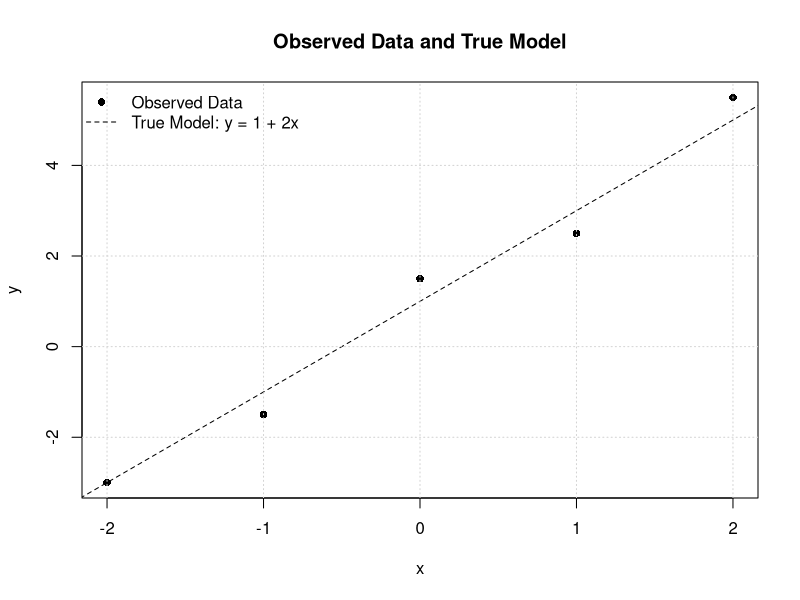
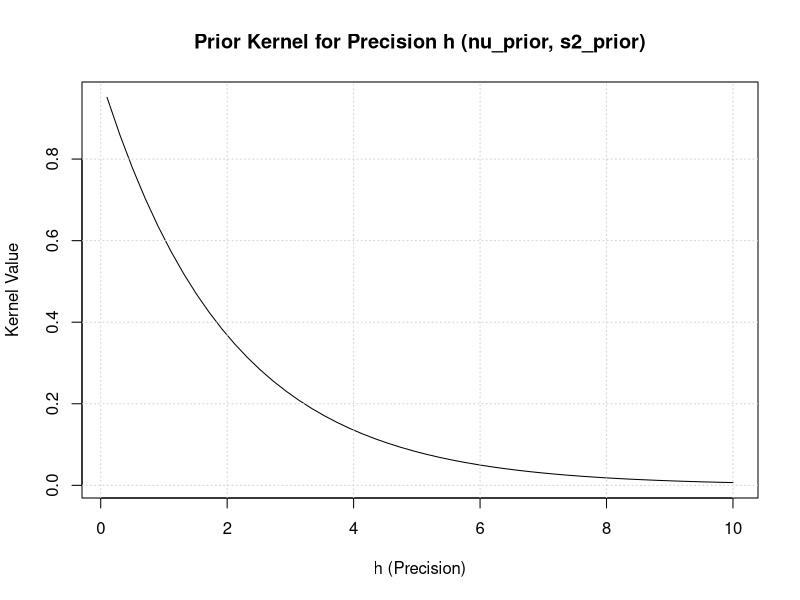
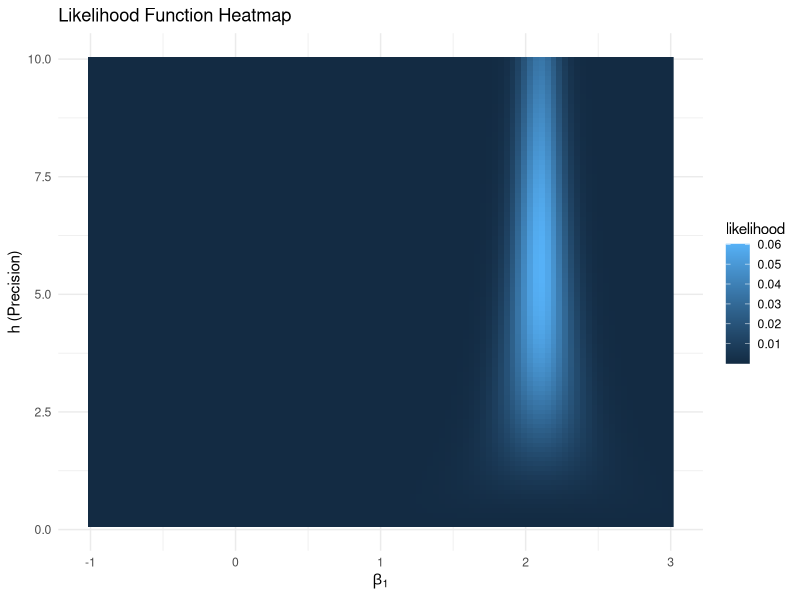
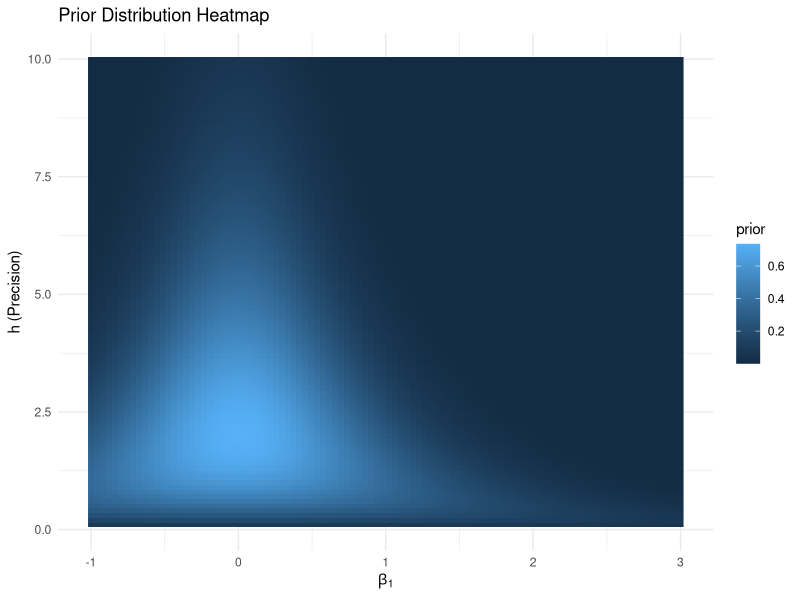
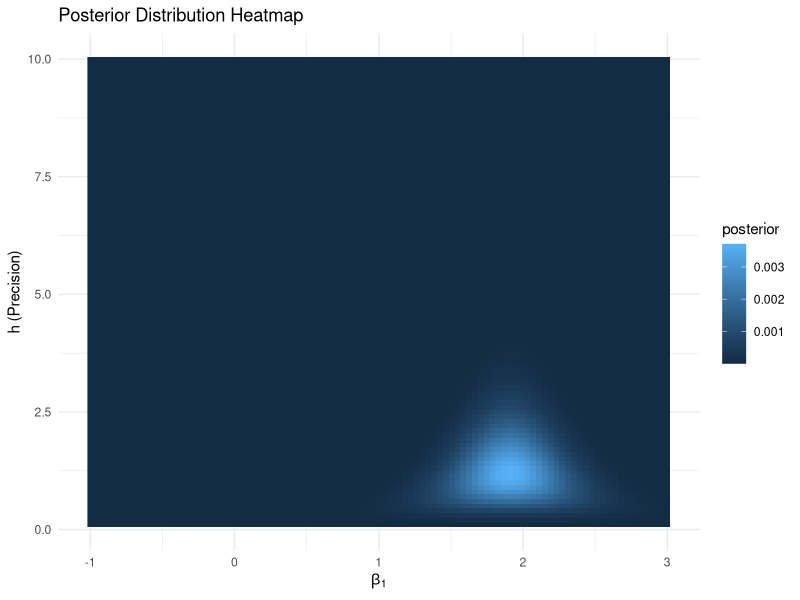
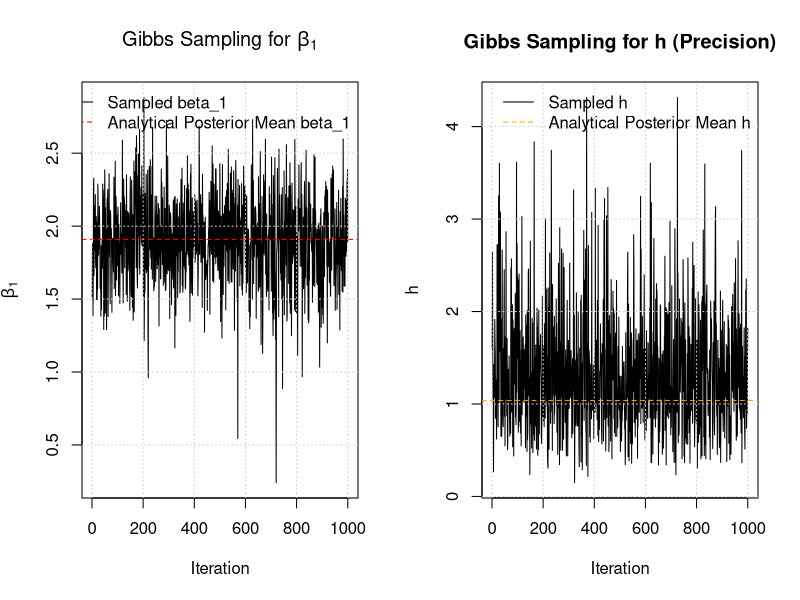

Reproduce these figures in R, in order.
## ---- chunk 1
rm(list = ls(all = TRUE))
## ---- chunk 2
knitr::opts_chunk$set(
  block.title = TRUE,
  fig.align = "center",
  results = "hold",
  fig.show = "hold",
  message = FALSE,
  warning = FALSE,
  class.source = 'fold-hide'
)
knitr::opts_hooks$set(label = function(options) {
  options$before = paste0('<div>Chunk: ', options$label, '</div>')
  return(options)
})
## ---- chunk 3
set.seed(1111)
## ---- chunk 4
# Packages (Python -> R)
library(ggplot2)
library(MASS)   # mvrnorm for Gibbs sampling
## ---- chunk 5

calculate_bayesian_analytical_solution <- function(y, X, beta_prior, Q_prior, nu_prior, s2_prior) {
  n <- nrow(X)  # Number of observations
  XTX <- t(X) %*% X
  XTy <- t(X) %*% y
  Q_posterior <- XTX + Q_prior
  beta_posterior <- solve(Q_posterior, XTy + Q_prior %*% beta_prior)
  nu_posterior <- nu_prior + n

  term1 <- nu_prior * s2_prior
  term2 <- t(y) %*% y
  term3 <- t(beta_prior) %*% Q_prior %*% beta_prior
  term4 <- t(beta_posterior) %*% Q_posterior %*% beta_posterior

  nu_s2_posterior_sum <- term1 + term2 + term3 - term4
  s2_posterior <- as.numeric(nu_s2_posterior_sum[1, 1] / nu_posterior)

  list(
    beta_posterior = beta_posterior,
    Q_posterior    = Q_posterior,
    nu_posterior   = nu_posterior,
    s2_posterior   = s2_posterior
  )
}
## ---- chunk 6
### データ生成
x_val <- c(-2, -1, 0, 1, 2)
y_val <- c(-3.0, -1.5, 1.5, 2.5, 5.5)
n <- length(x_val) # サンプルサイズ T=5
X <- cbind(1, x_val)
y <- matrix(y_val, ncol = 1)
beta_true <- matrix(c(1.0, 2.0), ncol = 1)
k <- ncol(X) # パラメータ数 k=2 (beta0, beta1)
## ---- chunk 7
### プロット
x_model <- seq(min(x_val) - 1, max(x_val) + 1, length.out = 100)
y_true_model <- 1 + 2 * x_model

plot(x_val, y_val, pch = 16, xlab = "x", ylab = "y",
     main = "Observed Data and True Model")
lines(x_model, y_true_model, lty = 2)
grid()
legend("topleft",
       legend = c("Observed Data", "True Model: y = 1 + 2x"),
       pch = c(16, NA), lty = c(NA, 2), bty = "n")
## ---- chunk 8
XTX <- t(X) %*% X
XTy <- t(X) %*% y
beta_hat <- solve(XTX, XTy)
SSE <- sum((y - X %*% beta_hat)^2)
s2_ols <- SSE / (n - k)
cat("OLS betahat:\n"); print(beta_hat)
## ---- chunk 9
### 尤度関数
calculate_likelihood <- function(beta, h, y, X) {
  N <- length(y)
  constant_part <- (h / (2 * pi))^(N / 2) # (h/2pi)^(N/2)
  residual <- y - X %*% beta
  sse <- t(residual) %*% residual
  exponential_part <- exp(- h/2 * sse)
  as.numeric(constant_part * exponential_part)
}
## ---- chunk 10

### 尤度関数プロット
beta1_range <- seq(-0.5, 2.5, length.out = 11)

h_values <- c(1.0, 2.0, 3.0)
cols <- c("blue", "green", "red")
labs <- paste0("h = ", h_values)

# plot(NA, xlim = range(beta1_range), ylim = c(0, NA),
#      xlab = expression(beta[1]),
#      ylab = expression(L(beta[1]~"|"~beta[0]==1,~h)),
#      main = expression("Likelihood function  " * L(beta[1]~"|"~beta[0]==1,~h)))

# for (i in seq_along(h_values)) {
#   h_val <- h_values[i]
#   kernel_values <- numeric(length(beta1_range))
#   for (j in seq_along(beta1_range)) {
#     beta1_val <- beta1_range[j]
#     beta_vector <- matrix(c(beta_true[1,1], beta1_val), ncol = 1)
#     kernel_values[j] <- calculate_likelihood(beta_vector, h_val, y, X)
#   }
#   lines(beta1_range, kernel_values, type = "b", col = cols[i])
# }
# 
# grid()
# legend("topright", legend = labs, col = cols, lty = 1, pch = 1, bty = "n")
## ---- chunk 11

# 3. 事前分布パラメータ (Informative Prior: Normal-Gamma)
beta_prior <- matrix(c(0.0, 0.0), ncol = 1) # 事前平均: beta = [0, 0]'
Q_prior <- diag(k) * 1.0                   # 事前精度行列 Q (確信度): Q = diag(1, 1)
nu_prior <- 2.0                            # 事前自由度/スケール
s2_prior <- 0.5                            # 事前分散の目安 E[sigma^2] = 0.5 -> E[h] = 2
## ---- chunk 12

calculate_h_prior_kernel <- function(h_param, nu, s2) {
  alpha <- nu / 2.0
  beta  <- (nu * s2) / 2.0
  if (h_param <= 0) return(0.0)
  (h_param^(alpha - 1)) * exp(-beta * h_param)
}
## ---- chunk 13

h_range <- seq(0.1, 10.0, length.out = 50)

# 計算結果を保存するリスト
kernel_values_h <- numeric(length(h_range))

for (i in seq_along(h_range)) {
  h_point <- h_range[i]
  kernel_values_h[i] <- calculate_h_prior_kernel(h_point, nu_prior, s2_prior)
}

# 結果をプロット
plot(h_range, kernel_values_h, type = "l",
     xlab = "h (Precision)", ylab = "Kernel Value",
     main = "Prior Kernel for Precision h (nu_prior, s2_prior)")
grid()
## ---- chunk 14

calculate_conditional_posterior_beta_kernel <- function(beta, beta_bar, h, Q_bar) {
  k <- length(beta)
  deviation <- beta - beta_bar
  quadratic_form <- t(deviation) %*% Q_bar %*% deviation
  as.numeric((h^(k/2)) * exp(-0.5 * h * quadratic_form[1,1]))
}
## ---- chunk 15
# 
# beta1_range <- seq(-0.5, 2.5, length.out = 11)
# beta0_fixed <- 1.0
# 
# h_values <- c(1.0, 2.0, 3.0)
# cols <- c("blue", "green", "red")
# labs <- paste0("h = ", h_values)
# 
# plot(NA, xlim = range(beta1_range), ylim = c(0, NA),
#      xlab = expression(beta[1]), ylab = "Kernel Value",
#      main = expression("Posterior Kernel for " * beta[1] * " (" * beta[0]==1.0 * ", Prior)"))
# 
# for (i in seq_along(h_values)) {
#   h_val <- h_values[i]
#   kernel_values <- numeric(length(beta1_range))
#   for (j in seq_along(beta1_range)) {
#     beta1_val <- beta1_range[j]
#     beta_vector <- matrix(c(beta0_fixed, beta1_val), ncol = 1)
#     kernel_values[j] <- calculate_conditional_posterior_beta_kernel(beta_vector, beta_prior, h_val, Q_prior)
#   }
#   lines(beta1_range, kernel_values, type = "b", col = cols[i])
# }
# 
# grid()
# legend("topright", legend = labs, col = cols, lty = 1, pch = 1, bty = "n")
## ---- chunk 16

# Call the function with existing data and prior parameters
post <- calculate_bayesian_analytical_solution(y, X, beta_prior, Q_prior, nu_prior, s2_prior)

beta_post_analytical <- post$beta_posterior
Q_post_analytical    <- post$Q_posterior
nu_post_analytical   <- post$nu_posterior
s2_post_analytical   <- post$s2_posterior

cat("Analytical Posterior Mean for Beta:\n"); print(beta_post_analytical)
cat("\nAnalytical Posterior Precision Matrix for Beta (Q_posterior):\n"); print(Q_post_analytical)
cat("\nAnalytical Posterior Degrees of Freedom (nu_posterior):", nu_post_analytical, "\n")
cat("\nAnalytical Posterior Scale for Sigma^2 (s2_posterior):", s2_post_analytical, "\n")
## ---- chunk 17
# 
# # Parameters for the marginal posterior t-distribution of beta_1
# df_beta1 <- nu_post_analytical
# loc_beta1 <- beta_post_analytical[2,1]  # beta_1 is the 2nd element
# 
# # Calculate the inverse of Q_post_analytical
# inv_Q_post_analytical <- solve(Q_post_analytical)
# 
# # NOTE:
# # In the original ipynb cell, the line after `if nu_post_analytical > 2:` was abbreviated as `...`.
# # Here we fill it using the standard conjugate Normal-Gamma result:
# # marginal beta_j | y ~ t_{nu_post}(mean = beta_post[j], scale = sqrt(s2_post * (Q_post^{-1})[j,j])).
# 
# if (nu_post_analytical > 2) {
#   scale_beta1_std <- sqrt(s2_post_analytical * inv_Q_post_analytical[2,2])
# } else {
#   scale_beta1_std <- NA_real_
# }
# 
# beta1_range <- seq(-0.5, 3.5, length.out = 200)
# 
# # R's dt() has no (loc, scale), so we apply the location-scale transform explicitly:
# posterior_pdf_values <- dt((beta1_range - loc_beta1)/scale_beta1_std, df = df_beta1) / scale_beta1_std
# 
# plot(beta1_range, posterior_pdf_values, type = "l",
#      xlab = expression(eta[1]), ylab = "Density",
#      main = expression("Marginal Posterior PDF for " * eta[1]))
# abline(v = beta_true[2,1], lty = 2, col = "red")
# abline(v = beta_hat[2,1],  lty = 3, col = "green")
# abline(v = loc_beta1,      lty = 4, col = "blue")
# grid()
# legend("topright",
#        legend = c(
#          sprintf("True eta_1 (%.1f)", beta_true[2,1]),
#          sprintf("OLS betahat_1 (%.1f)", beta_hat[2,1]),
#          sprintf("Posterior Mean beta_1 (%.2f)", loc_beta1)
#        ),
#        lty = c(2,3,4), col = c("red","green","blue"), bty = "n")
## ---- chunk 18

beta1_grid <- seq(-1, 3, length.out = 100)
h_grid <- seq(0.1, 10, length.out = 100)
grid_df <- expand.grid(beta1 = beta1_grid, h = h_grid)

cat("beta1_grid length:", length(beta1_grid), "\n")
cat("h_grid length:", length(h_grid), "\n")
cat("grid_df rows:", nrow(grid_df), "\n")
## ---- chunk 19

# Likelihood on the (beta1, h) grid
grid_df$likelihood <- 0.0

for (r in seq_len(nrow(grid_df))) {
  beta1_val <- grid_df$beta1[r]
  h_val <- grid_df$h[r]
  beta_vector <- matrix(c(beta_true[1,1], beta1_val), ncol = 1)
  if (h_val > 0) {
    grid_df$likelihood[r] <- calculate_likelihood(beta_vector, h_val, y, X)
  } else {
    grid_df$likelihood[r] <- 0
  }
}

cat("Likelihood values calculated.\n")
## ---- chunk 20

# Heatmap: likelihood
ggplot(grid_df, aes(x = beta1, y = h, fill = likelihood)) +
  geom_raster() +
  labs(
    title = "Likelihood Function Heatmap",
    x = expression(beta[1]),
    y = "h (Precision)"
  ) +
  theme_minimal()
## ---- chunk 21

# Prior on the (beta1, h) grid
grid_df$prior <- 0.0

for (r in seq_len(nrow(grid_df))) {
  beta1_val <- grid_df$beta1[r]
  h_val <- grid_df$h[r]

  beta_vector <- matrix(c(beta_prior[1,1], beta1_val), ncol = 1)

  if (h_val > 0) {
    h_prior_kernel <- calculate_h_prior_kernel(h_val, nu_prior, s2_prior)
    beta_conditional_prior_kernel <- calculate_conditional_posterior_beta_kernel(
      beta_vector, beta_prior, h_val, Q_prior
    )
    grid_df$prior[r] <- h_prior_kernel * beta_conditional_prior_kernel
  } else {
    grid_df$prior[r] <- 0
  }
}

cat("Prior values calculated.\n")
## ---- chunk 22

ggplot(grid_df, aes(x = beta1, y = h, fill = prior)) +
  geom_raster() +
  labs(
    title = "Prior Distribution Heatmap",
    x = expression(beta[1]),
    y = "h (Precision)"
  ) +
  theme_minimal()
## ---- chunk 23

# Posterior (normalized on the grid)
posterior_unnorm <- grid_df$likelihood * grid_df$prior
sum_post <- sum(posterior_unnorm)

if (sum_post > 0) {
  grid_df$posterior <- posterior_unnorm / sum_post
} else {
  grid_df$posterior <- 0
}

cat("Posterior values calculated.\n")
cat("Sum of posterior values (after normalization):", sum(grid_df$posterior), "\n")
## ---- chunk 24

ggplot(grid_df, aes(x = beta1, y = h, fill = posterior)) +
  geom_raster() +
  labs(
    title = "Posterior Distribution Heatmap",
    x = expression(beta[1]),
    y = "h (Precision)"
  ) +
  theme_minimal()
## ---- chunk 25

beta_tilde <- beta_post_analytical
Q_tilde <- Q_post_analytical
nu_tilde <- nu_post_analytical
s2_tilde <- s2_post_analytical # Corresponds to bar_s^2 from analytical solution

h_init <- 1.0 # Initial value for h

n_samples <- 1000

sampled_betas <- vector("list", n_samples)
sampled_hs <- numeric(n_samples)

current_h <- h_init

# NOTE:
# The original ipynb cell had `...` in the middle of the Gibbs loop.
# Below is a standard Gibbs sampler for the Normal-Gamma conjugate posterior:
#   beta | h, y ~ N(beta_tilde, (h Q_tilde)^{-1})
#   h | beta, y ~ Gamma(shape=(nu_tilde + k)/2, rate=(nu_tilde*s2_tilde + (beta-beta_tilde)'Q_tilde^{-1}(beta-beta_tilde))/2)

inv_Q_tilde <- solve(Q_tilde)

for (s in seq_len(n_samples)) {
  # draw beta | h
  cov_beta <- solve(current_h * Q_tilde)
  drawn_beta <- MASS::mvrnorm(n = 1, mu = as.numeric(beta_tilde), Sigma = cov_beta)
  drawn_beta <- matrix(drawn_beta, ncol = 1)
  sampled_betas[[s]] <- drawn_beta

  # draw h | beta
  shape_h <- (nu_tilde + k) / 2
  quadratic_form_h <- t(drawn_beta - beta_tilde) %*% inv_Q_tilde %*% (drawn_beta - beta_tilde)
  rate_h <- (nu_tilde * s2_tilde + as.numeric(quadratic_form_h[1,1])) / 2

  current_h <- rgamma(1, shape = shape_h, rate = rate_h)
  sampled_hs[s] <- current_h
}

cat("First 5 sampled betas:\n"); print(sampled_betas[1:5])
cat("\nLast 5 sampled betas:\n"); print(sampled_betas[(n_samples-4):n_samples])
cat("\nFirst 5 sampled hs:\n"); print(sampled_hs[1:5])
cat("\nLast 5 sampled hs:\n"); print(sampled_hs[(n_samples-4):n_samples])
## ---- chunk 26

# Extract beta_1 values from sampled_betas
beta1_samples <- vapply(sampled_betas, function(b) b[2,1], numeric(1))
iterations <- seq_len(n_samples)

par(mfrow = c(1, 2))

# Plot for beta_1
plot(iterations, beta1_samples, type = "l",
     main = expression("Gibbs Sampling for " * beta[1]),
     xlab = "Iteration", ylab = expression(beta[1]))
abline(h = beta_post_analytical[2,1], lty = 2, col = "red")
grid()
legend("topright", legend = c("Sampled beta_1", "Analytical Posterior Mean beta_1"),
       lty = c(1,2), col = c("black","red"), bty = "n")

# Plot for h
plot(iterations, sampled_hs, type = "l",
     main = "Gibbs Sampling for h (Precision)",
     xlab = "Iteration", ylab = "h")
# analytical mean for h under Gamma posterior: E[h] = 1 / s2_tilde (same note as in ipynb)
analytical_mean_h <- if (!isTRUE(all.equal(s2_tilde, 0))) 1.0 / s2_tilde else NA_real_
abline(h = analytical_mean_h, lty = 2, col = "orange")
grid()
legend("topright", legend = c("Sampled h", "Analytical Posterior Mean h"),
       lty = c(1,2), col = c("black","orange"), bty = "n")

par(mfrow = c(1, 1))
